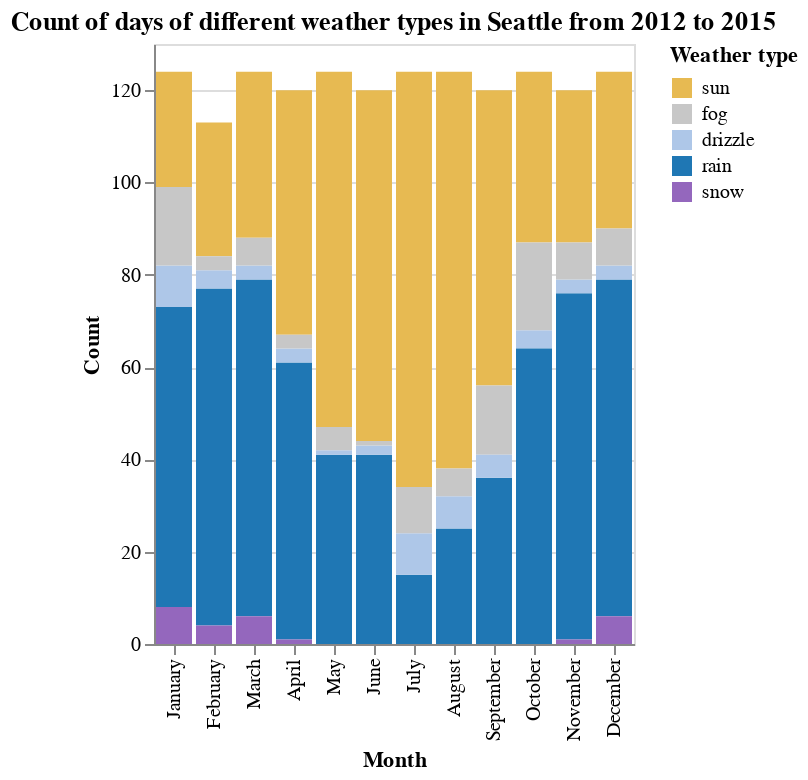

Vega-Lite specification stored for this chart:
### Vega-Lite specification from a JSON file in a GitHub repository (floating-point values rounded to 4 significant figures)
{"$schema": "https://vega.github.io/schema/vega-lite/v5.json", "title": "Count of days of different weather types in Seattle from 2012 to 2015", "description": "A stacked bar chart showing the count of days for different weather types by each month, from 2012 to 2015. The horizontal axis shows different month from January to December. The vertical axis encodes the count of days. Color legend represents different weather types including sun, fog, drizzle, rain, and snow.", "data": {"values": [{"month": "January", "weather": "rain", "count": 65}, {"month": "January", "weather": "sun", "count": 25}, {"month": "January", "weather": "snow", "count": 8}, {"month": "January", "weather": "drizzle", "count": 9}, {"month": "January", "weather": "fog", "count": 17}, {"month": "February", "weather": "sun", "count": 29}, {"month": "February", "weather": "rain", "count": 73}, {"month": "February", "weather": "drizzle", "count": 4}, {"month": "February", "weather": "snow", "count": 4}, {"month": "February", "weather": "fog", "count": 3}, {"month": "March", "weather": "rain", "count": 73}, {"month": "March", "weather": "sun", "count": 36}, {"month": "March", "weather": "snow", "count": 6}, {"month": "March", "weather": "drizzle", "count": 3}, {"month": "March", "weather": "fog", "count": 6}, {"month": "April", "weather": "sun", "count": 53}, {"month": "April", "weather": "rain", "count": 60}, {"month": "April", "weather": "snow", "count": 1}, {"month": "April", "weather": "drizzle", "count": 3}, {"month": "April", "weather": "fog", "count": 3}, {"month": "May", "weather": "rain", "count": 41}, {"month": "May", "weather": "sun", "count": 77}, {"month": "May", "weather": "drizzle", "count": 1}, {"month": "May", "weather": "fog", "count": 5}, {"month": "May", "weather": "snow", "count": 0}, {"month": "June", "weather": "rain", "count": 41}, {"month": "June", "weather": "sun", "count": 76}, {"month": "June", "weather": "drizzle", "count": 2}, {"month": "June", "weather": "fog", "count": 1}, {"month": "June", "weather": "snow", "count": 0}, {"month": "July", "weather": "rain", "count": 15}, {"month": "July", "weather": "sun", "count": 90}, {"month": "July", "weather": "drizzle", "count": 9}, {"month": "July", "weather": "fog", "count": 10}, {"month": "July", "weather": "snow", "count": 0}, {"month": "August", "weather": "sun", "count": 86}, {"month": "August", "weather": "rain", "count": 25}, {"month": "August", "weather": "drizzle", "count": 7}, {"month": "August", "weather": "fog", "count": 6}, {"month": "August", "weather": "snow", "count": 0}, {"month": "September", "weather": "sun", "count": 64}, {"month": "September", "weather": "rain", "count": 36}, {"month": "September", "weather": "fog", "count": 15}, {"month": "September", "weather": "drizzle", "count": 5}, {"month": "September", "weather": "snow", "count": 0}, {"month": "October", "weather": "sun", "count": 37}, {"month": "October", "weather": "drizzle", "count": 4}, {"month": "October", "weather": "rain", "count": 64}, {"month": "October", "weather": "fog", "count": 19}, {"month": "October", "weather": "snow", "count": 0}, {"month": "November", "weather": "rain", "count": 75}, {"month": "November", "weather": "sun", "count": 33}, {"month": "November", "weather": "drizzle", "count": 3}, {"month": "November", "weather": "fog", "count": 8}, {"month": "November", "weather": "snow", "count": 1}, {"month": "December", "weather": "rain", "count": 73}, {"month": "December", "weather": "sun", "count": 34}, {"month": "December", "weather": "snow", "count": 6}, {"month": "December", "weather": "drizzle", "count": 3}, {"month": "December", "weather": "fog", "count": 8}]}, "mark": {"type": "bar"}, "encoding": {"x": {"field": "month", "type": "ordinal", "title": "Month", "scale": {"domain": ["January", "February", "March", "April", "May", "June", "July", "August", "September", "October", "November", "December"]}}, "y": {"field": "count", "type": "quantitative", "title": "Count"}, "color": {"field": "weather", "type": "nominal", "scale": {"domain": ["sun", "fog", "drizzle", "rain", "snow"], "range": ["#e7ba52", "#c7c7c7", "#aec7e8", "#1f77b4", "#9467bd"]}, "title": "Weather type"}, "tooltip": [{"field": "weather", "type": "nominal", "title": "Weather type"}, {"field": "month", "type": "nominal", "title": "Month"}, {"field": "count", "type": "quantitative", "title": "Count"}]}}
